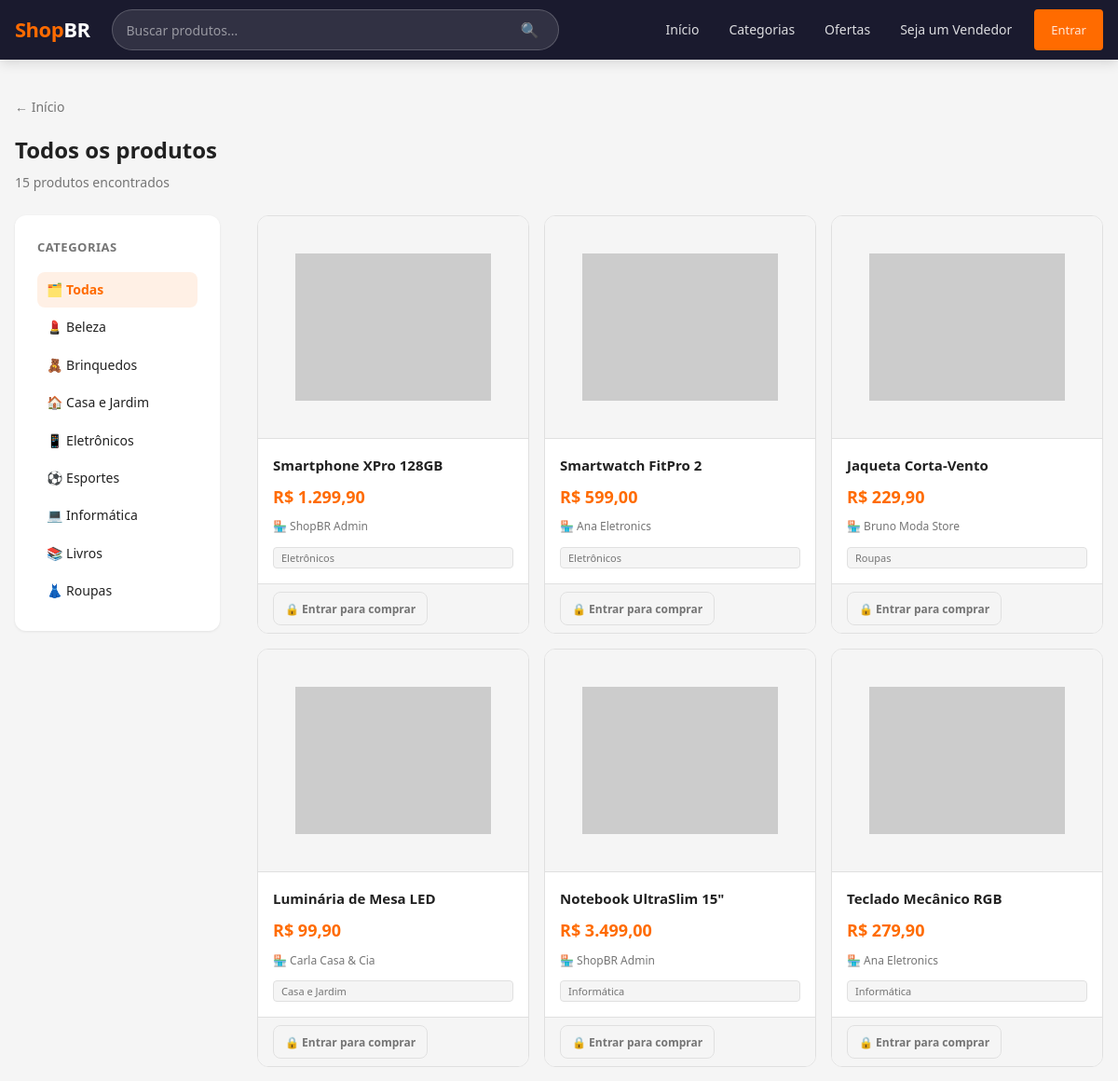
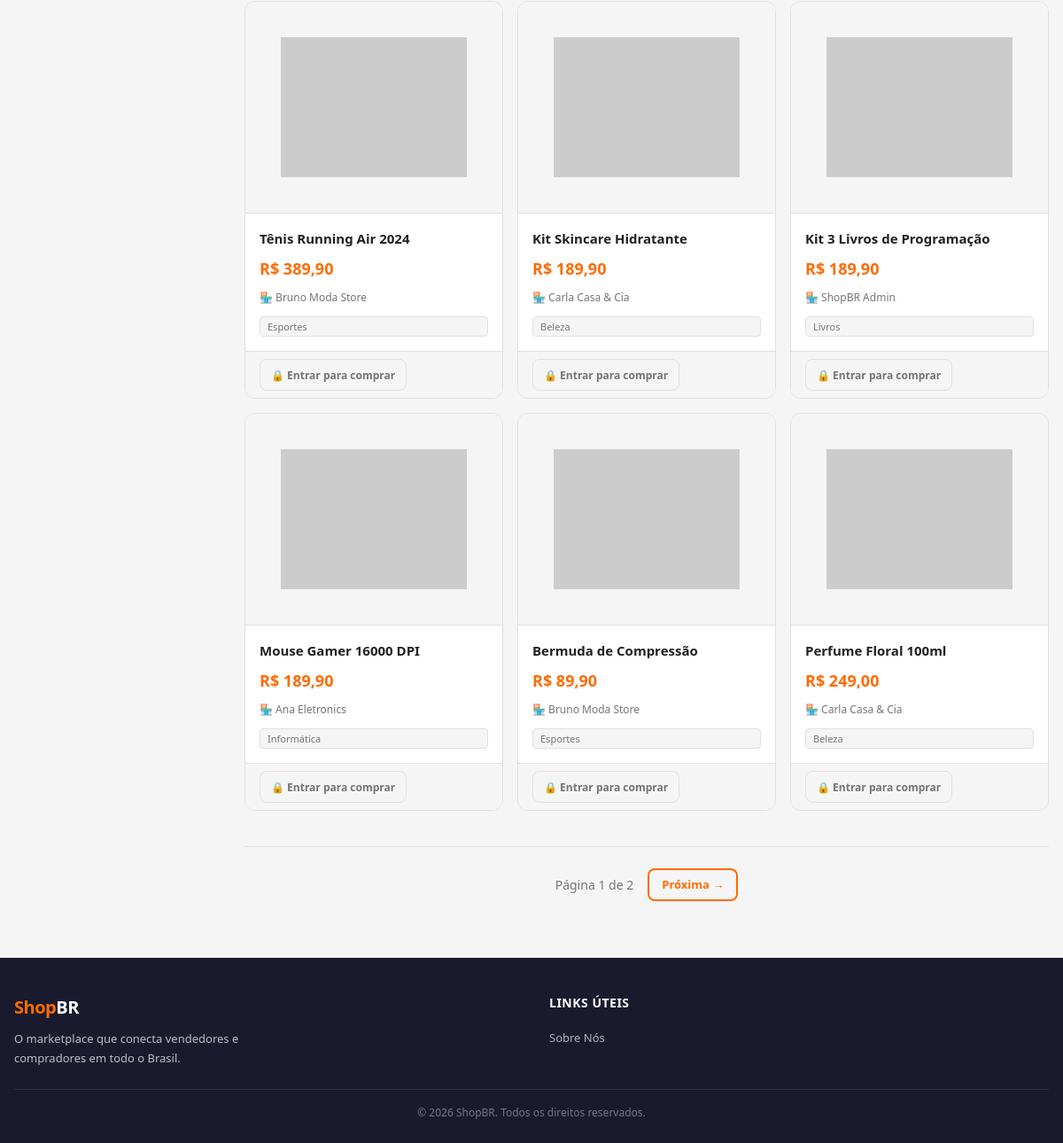
The page /busca.php on the database its author committed (2 pictures, top to bottom).
### tables this page shows
CREATE TABLE IF NOT EXISTS categorias (
    id        INT UNSIGNED NOT NULL AUTO_INCREMENT,
    slug      VARCHAR(60)  NOT NULL,
    nome      VARCHAR(80)  NOT NULL,
    icone     VARCHAR(10)  NOT NULL DEFAULT '🗂️',

    PRIMARY KEY (id),
    UNIQUE KEY uq_categorias_slug (slug)
);

CREATE TABLE IF NOT EXISTS produtos (
    id            INT UNSIGNED       NOT NULL AUTO_INCREMENT,
    vendedor_id   INT UNSIGNED       NOT NULL,
    categoria_id  INT UNSIGNED       NOT NULL,
    nome          VARCHAR(150)       NOT NULL,
    descricao     TEXT,
    preco         DECIMAL(10, 2)     NOT NULL,
    estoque       INT UNSIGNED       NOT NULL DEFAULT 0,
    imagem_url    VARCHAR(512),
    ativo         TINYINT(1)         NOT NULL DEFAULT 1,
    criado_em     DATETIME           NOT NULL DEFAULT CURRENT_TIMESTAMP,
    atualizado_em DATETIME           NOT NULL DEFAULT CURRENT_TIMESTAMP ON UPDATE CURRENT_TIMESTAMP,

    PRIMARY KEY (id),
    KEY idx_produtos_vendedor  (vendedor_id),
    KEY idx_produtos_categoria (categoria_id),
    KEY idx_produtos_ativo     (ativo),

    CONSTRAINT fk_produtos_vendedor
        FOREIGN KEY (vendedor_id)  REFERENCES vendedores(id)
        ON DELETE CASCADE ON UPDATE CASCADE,

    CONSTRAINT fk_produtos_categoria
        FOREIGN KEY (categoria_id) REFERENCES categorias(id)
        ON DELETE RESTRICT ON UPDATE CASCADE
);

CREATE TABLE IF NOT EXISTS vendedores (
    id            INT UNSIGNED    NOT NULL AUTO_INCREMENT,
    usuario_id    INT UNSIGNED    NOT NULL,
    nome_loja     VARCHAR(100)    NOT NULL,
    cpf_cnpj      VARCHAR(18)     NOT NULL,
    telefone      VARCHAR(15)     NOT NULL,
    ativo         TINYINT(1)      NOT NULL DEFAULT 1,
    criado_em     DATETIME        NOT NULL DEFAULT CURRENT_TIMESTAMP,
    atualizado_em DATETIME        NOT NULL DEFAULT CURRENT_TIMESTAMP ON UPDATE CURRENT_TIMESTAMP,

    PRIMARY KEY (id),
    UNIQUE KEY uq_vendedores_usuario   (usuario_id),
    UNIQUE KEY uq_vendedores_cpf_cnpj  (cpf_cnpj),

    CONSTRAINT fk_vendedores_usuario
        FOREIGN KEY (usuario_id) REFERENCES usuarios(id)
        ON DELETE CASCADE ON UPDATE CASCADE
);

### config/session.php (called while the page is built, shortened)
<?php
function estaLogado(): bool
{
    return !empty($_SESSION['usuario_id']);
}

### busca.php (the view, shortened to what this page needs)
<?php
require_once __DIR__ . '/config/session.php';
$query      = trim($_GET['q'] ?? '');
$categoriaSlug = trim($_GET['categoria'] ?? '');
$pagina     = max(1, (int) ($_GET['pagina'] ?? 1));
$porPagina  = 12;
$offset     = ($pagina - 1) * $porPagina;
$products   = [];
$totalCount = 0;
$categorias = [];
function formatarPreco(float $preco): string {
    return 'R$ ' . number_format($preco, 2, ',', '.');
}
try {
    $db = getDB();
    $categorias = $db->query('SELECT slug, nome, icone FROM categorias ORDER BY nome')->fetchAll();
    $where  = ['p.ativo = 1'];
    $params = [];
    $whereClause = implode(' AND ', $where);
    $stmtCount = $db->prepare("SELECT COUNT(*) AS total FROM produtos p WHERE {$whereClause}");
    $stmtCount->execute($params);
    $totalCount = (int) $stmtCount->fetch()['total'];
    $totalPaginas = (int) ceil($totalCount / $porPagina);
    $sql = "
        SELECT
            p.id, p.nome, p.preco, p.imagem_url,
            c.nome AS categoria_nome, c.slug AS categoria_slug,
            v.nome_loja,
            COALESCE(
                (SELECT o.preco_oferta FROM ofertas o
                 WHERE o.produto_id = p.id AND o.ativa = 1 AND o.data_fim > NOW()
                 ORDER BY o.criado_em DESC LIMIT 1),
                NULL
            ) AS preco_oferta,
            (SELECT o.data_fim FROM ofertas o
             WHERE o.produto_id = p.id AND o.ativa = 1 AND o.data_fim > NOW()
             ORDER BY o.criado_em DESC LIMIT 1) AS oferta_data_fim
        FROM produtos p
        INNER JOIN categorias c ON c.id = p.categoria_id
        INNER JOIN vendedores  v ON v.id = p.vendedor_id
        WHERE {$whereClause}
        ORDER BY p.criado_em DESC
        LIMIT ? OFFSET ?
    ";
    $stmtProd = $db->prepare($sql);
    $stmtProd->execute(array_merge($params, [$porPagina, $offset]));
    $products = $stmtProd->fetchAll();
} catch (PDOException $e) {
}
$queryEsc           = htmlspecialchars($query, ENT_QUOTES, 'UTF-8');
$estaLogadoLocal    = estaLogado();
$ehVendedorLocal    = eVendedor();
?>
<!DOCTYPE html>
<html lang="pt-BR">
<head>
    <link rel="stylesheet" href="css/style.css">
</head>
<body>
<?php require_once __DIR__ . '/includes/header.php'; ?>
<main>
    <div class="search-page">
        <div class="container">
            <nav class="page-nav" aria-label="Navegação">
                <a href="index.php" class="back-link">← Início</a>
            </nav>
            <div class="search-header">
                <h1 class="search-title">
                    <?php if ($query !== ''): ?>
                        Resultados para <em>"<?= $queryEsc ?>"</em>
                    <?php else: ?>
                        Todos os produtos
                    <?php endif; ?>
                </h1>
                <p class="search-count">
                    <?= $totalCount ?> <?= $totalCount === 1 ? 'produto encontrado' : 'produtos encontrados' ?>
                </p>
            </div>
            <div class="search-layout">
                <aside class="search-sidebar" aria-label="Filtrar por categoria">
                    <h2 class="sidebar-title">Categorias</h2>
                    <ul class="sidebar-cat-list">
                        <li>
                            <a
                                href="busca.php?q=<?= urlencode($query) ?>"
                                class="sidebar-cat-item <?= $categoriaSlug === '' ? 'active' : '' ?>"
                            >
                                🗂️ Todas
                            </a>
                        </li>
                        <?php foreach ($categorias as $cat): ?>
                            <li>
                                <a
                                    href="busca.php?q=<?= urlencode($query) ?>&categoria=<?= urlencode($cat['slug']) ?>"
                                    class="sidebar-cat-item <?= $cat['slug'] === $categoriaSlug ? 'active' : '' ?>"
                                >
                                    <?= $cat['icone'] ?>
                                    <?= htmlspecialchars($cat['nome'], ENT_QUOTES, 'UTF-8') ?>
                                </a>
                            </li>
                        <?php endforeach; ?>
                    </ul>
                </aside>
                <div class="search-results">
                    <?php if (empty($products)): ?>
                        <div class="empty-message" role="status">
                            <div class="empty-icon">🔍</div>
                            <h3>Nenhum produto encontrado</h3>
                            <?php if ($query !== ''): ?>
                                <p>Não encontramos nada para "<strong><?= $queryEsc ?></strong>". Tente outras palavras ou explore as categorias.</p>
                            <?php else: ?>
                                <p>Nenhum produto cadastrado ainda. Volte em breve!</p>
                            <?php endif; ?>
                            <a href="index.php" class="btn btn-primary" style="margin-top:16px;">Ver categorias</a>
                        </div>
                    <?php else: ?>
                        <div class="product-grid" role="list">
                            <?php foreach ($products as $product):
                                $productId    = (int) $product['id'];
                                $productName  = htmlspecialchars($product['nome'],           ENT_QUOTES, 'UTF-8');
                                $productPrice = formatarPreco((float) $product['preco']);
                                $productStore = htmlspecialchars($product['nome_loja'],      ENT_QUOTES, 'UTF-8');
                                $productCat   = htmlspecialchars($product['categoria_nome'], ENT_QUOTES, 'UTF-8');
                                $productImage = $product['imagem_url']
                                    ? htmlspecialchars($product['imagem_url'], ENT_QUOTES, 'UTF-8')
                                    : null;
                                $temOferta     = $product['preco_oferta'] !== null;
                                $precoFinal    = $temOferta ? formatarPreco((float)$product['preco_oferta']) : $productPrice;
                            ?>
                                <article class="product-card" role="listitem" aria-label="<?= $productName ?>">
                                    <div class="product-image" aria-hidden="true">
                                        <?php if ($productImage): ?>
                                            <img src="<?= $productImage ?>" alt="<?= $productName ?>" loading="lazy">
                                        <?php else: ?>
                                            📦
                                        <?php endif; ?>
                                    </div>
                                    <div class="product-info">
                                        <h3 class="product-name"><?= $productName ?></h3>
                                        <div class="product-price-group">
                                            <?php if ($temOferta): ?>
                                                <span class="product-price-original"><?= $productPrice ?></span>
                                                <span class="product-price product-price-offer"><?= $precoFinal ?></span>
                                            <?php else: ?>
                                                <span class="product-price"><?= $productPrice ?></span>
                                            <?php endif; ?>
                                        </div>
                                        <p class="product-store">🏪 <?= $productStore ?></p>
                                        <a href="categoria.php?slug=<?= urlencode($product['categoria_slug']) ?>" class="product-cat-tag">
                                            <?= $productCat ?>
                                        </a>
                                    </div>
                                    <div class="product-card-footer">
                                        <?php if ($estaLogadoLocal && !$ehVendedorLocal): ?>
                                            <button class="btn-add-cart" data-id="<?= $productId ?>" data-nome="<?= $productName ?>">
                                                🛒 Adicionar
                                            </button>
                                        <?php elseif (!$estaLogadoLocal): ?>
                                            <a href="login.php" class="btn-add-cart btn-add-cart-login">🔒 Entrar para comprar</a>
                                        <?php else: ?>
                                            <span></span>
                                        <?php endif; ?>
                                    </div>
                                </article>
                            <?php endforeach; ?>
                        </div>
                        <?php if ($totalPaginas > 1): ?>
                            <nav class="pagination" aria-label="Navegação de páginas">
                                <span class="pagination-info">
                                    Página <?= $pagina ?> de <?= $totalPaginas ?>
                                </span>
                                <?php if ($pagina < $totalPaginas): ?>
                                    <a
                                        href="busca.php?q=<?= urlencode($query) ?>&categoria=<?= urlencode($categoriaSlug) ?>&pagina=<?= $pagina + 1 ?>"
                                        class="btn btn-secondary btn-sm"
                                        aria-label="Próxima página"
                                    >Próxima →</a>
                                <?php endif; ?>
                            </nav>
                        <?php endif; ?>
                    <?php endif; ?>
                </div>
            </div>
        </div>
    </div>
</main>
<footer class="site-footer" role="contentinfo">
    <div class="container">
        <div class="footer-inner">
            <div class="footer-brand">
                <a href="index.php" class="site-logo" aria-label="ShopBR">Shop<span>BR</span></a>
                <p>O marketplace que conecta vendedores e compradores em todo o Brasil.</p>
            </div>
            <div class="footer-links">
                <h4>Links Úteis</h4>
                <ul><li><a href="sobre.php">Sobre Nós</a></li></ul>
            </div>
        </div>
        <div class="footer-bottom">
            <p>&copy; <?= date('Y') ?> ShopBR. Todos os direitos reservados.</p>
        </div>
    </div>
</footer>
</body>
</html>

### rows shown on the page
categorias: icone "💄", nome "Beleza"
categorias: icone "🧸", nome "Brinquedos"
categorias: icone "🏠", nome "Casa e Jardim"
categorias: icone "📱", nome "Eletrônicos"
categorias: icone "⚽", nome "Esportes"
categorias: icone "💻", nome "Informática"
categorias: icone "📚", nome "Livros"
categorias: icone "👗", nome "Roupas"
produtos: nome "Smartphone XPro 128GB", preco "R$ 1.299,90", vendedor.nome_loja "ShopBR Admin", categoria.nome "Eletrônicos"
produtos: nome "Smartwatch FitPro 2", preco "R$ 599,00", vendedor.nome_loja "Ana Eletronics", categoria.nome "Eletrônicos"
produtos: nome "Jaqueta Corta-Vento", preco "R$ 229,90", vendedor.nome_loja "Bruno Moda Store", categoria.nome "Roupas"
produtos: nome "Luminária de Mesa LED", preco "R$ 99,90", vendedor.nome_loja "Carla Casa & Cia", categoria.nome "Casa e Jardim"
produtos: nome "Notebook UltraSlim 15\"", preco "R$ 3.499,00", vendedor.nome_loja "ShopBR Admin", categoria.nome "Informática"
produtos: nome "Teclado Mecânico RGB", preco "R$ 279,90", vendedor.nome_loja "Ana Eletronics", categoria.nome "Informática"
produtos: nome "Tênis Running Air 2024", preco "R$ 389,90", vendedor.nome_loja "Bruno Moda Store", categoria.nome "Esportes"
produtos: nome "Kit Skincare Hidratante", preco "R$ 189,90", vendedor.nome_loja "Carla Casa & Cia", categoria.nome "Beleza"
produtos: nome "Kit 3 Livros de Programação", preco "R$ 189,90", vendedor.nome_loja "ShopBR Admin", categoria.nome "Livros"
produtos: nome "Mouse Gamer 16000 DPI", preco "R$ 189,90", vendedor.nome_loja "Ana Eletronics", categoria.nome "Informática"
produtos: nome "Bermuda de Compressão", preco "R$ 89,90", vendedor.nome_loja "Bruno Moda Store", categoria.nome "Esportes"
produtos: nome "Perfume Floral 100ml", preco "R$ 249,00", vendedor.nome_loja "Carla Casa & Cia", categoria.nome "Beleza"

### other values the page prints
$totalCount "15"
$pagina "1"
$totalPaginas "2"
